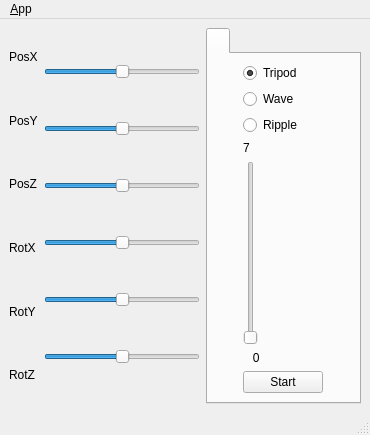
<?xml version="1.0" encoding="UTF-8"?>
<ui version="4.0">
 <class>MainWindowDesign</class>
 <widget class="QMainWindow" name="MainWindowDesign">
  <property name="geometry">
   <rect>
    <x>0</x>
    <y>0</y>
    <width>370</width>
    <height>435</height>
   </rect>
  </property>
  <property name="sizePolicy">
   <sizepolicy hsizetype="Preferred" vsizetype="Preferred">
    <horstretch>0</horstretch>
    <verstretch>0</verstretch>
   </sizepolicy>
  </property>
  <property name="windowTitle">
   <string>QRosApp</string>
  </property>
  <property name="windowIcon">
   <iconset resource="../resources/images.qrc">
    <normaloff>:/images/icon.png</normaloff>:/images/icon.png</iconset>
  </property>
  <property name="layoutDirection">
   <enum>Qt::LeftToRight</enum>
  </property>
  <property name="locale">
   <locale language="English" country="Australia"/>
  </property>
  <widget class="QWidget" name="centralwidget">
   <layout class="QHBoxLayout">
    <item>
     <layout class="QGridLayout" name="gridLayout_2">
      <item row="0" column="0">
       <widget class="QLabel" name="label">
        <property name="text">
         <string>PosX</string>
        </property>
       </widget>
      </item>
      <item row="3" column="0">
       <widget class="QLabel" name="label_2">
        <property name="text">
         <string>RotX</string>
        </property>
       </widget>
      </item>
      <item row="4" column="0">
       <widget class="QLabel" name="label_5">
        <property name="text">
         <string>RotY</string>
        </property>
       </widget>
      </item>
      <item row="2" column="0">
       <widget class="QLabel" name="label_4">
        <property name="text">
         <string>PosZ</string>
        </property>
       </widget>
      </item>
      <item row="1" column="0">
       <widget class="QLabel" name="label_3">
        <property name="text">
         <string>PosY</string>
        </property>
       </widget>
      </item>
      <item row="5" column="0">
       <widget class="QLabel" name="label_6">
        <property name="text">
         <string>RotZ</string>
        </property>
       </widget>
      </item>
     </layout>
    </item>
    <item>
     <layout class="QGridLayout" name="gridLayout">
      <item row="5" column="0">
       <widget class="QSlider" name="horizontalSlider_6">
        <property name="minimum">
         <number>-10</number>
        </property>
        <property name="maximum">
         <number>10</number>
        </property>
        <property name="orientation">
         <enum>Qt::Horizontal</enum>
        </property>
       </widget>
      </item>
      <item row="4" column="0">
       <widget class="QSlider" name="horizontalSlider_5">
        <property name="minimum">
         <number>-15</number>
        </property>
        <property name="maximum">
         <number>15</number>
        </property>
        <property name="orientation">
         <enum>Qt::Horizontal</enum>
        </property>
       </widget>
      </item>
      <item row="3" column="0">
       <widget class="QSlider" name="horizontalSlider_4">
        <property name="minimum">
         <number>-10</number>
        </property>
        <property name="maximum">
         <number>10</number>
        </property>
        <property name="orientation">
         <enum>Qt::Horizontal</enum>
        </property>
       </widget>
      </item>
      <item row="2" column="0">
       <widget class="QSlider" name="horizontalSlider_3">
        <property name="minimum">
         <number>-10</number>
        </property>
        <property name="maximum">
         <number>10</number>
        </property>
        <property name="orientation">
         <enum>Qt::Horizontal</enum>
        </property>
       </widget>
      </item>
      <item row="0" column="0">
       <widget class="QSlider" name="horizontalSlider">
        <property name="minimum">
         <number>-10</number>
        </property>
        <property name="maximum">
         <number>10</number>
        </property>
        <property name="orientation">
         <enum>Qt::Horizontal</enum>
        </property>
       </widget>
      </item>
      <item row="1" column="0">
       <widget class="QSlider" name="horizontalSlider_2">
        <property name="minimum">
         <number>-10</number>
        </property>
        <property name="maximum">
         <number>10</number>
        </property>
        <property name="orientation">
         <enum>Qt::Horizontal</enum>
        </property>
       </widget>
      </item>
     </layout>
    </item>
    <item>
     <widget class="QTabWidget" name="gridTabWidget">
      <widget class="QWidget" name="gridTabWidgetPage1">
       <attribute name="title">
        <string/>
       </attribute>
       <layout class="QGridLayout" name="gridLayout_6">
        <item row="6" column="0">
         <widget class="QPushButton" name="pushButton">
          <property name="text">
           <string>Start</string>
          </property>
         </widget>
        </item>
        <item row="4" column="0">
         <widget class="QSlider" name="verticalSlider">
          <property name="maximum">
           <number>7</number>
          </property>
          <property name="orientation">
           <enum>Qt::Vertical</enum>
          </property>
         </widget>
        </item>
        <item row="3" column="0">
         <widget class="QLabel" name="label_8">
          <property name="text">
           <string>7</string>
          </property>
         </widget>
        </item>
        <item row="5" column="0">
         <widget class="QLabel" name="label_9">
          <property name="text">
           <string>   0</string>
          </property>
         </widget>
        </item>
        <item row="0" column="0">
         <widget class="QRadioButton" name="radioButton">
          <property name="text">
           <string>Tripod</string>
          </property>
          <property name="checked">
           <bool>true</bool>
          </property>
         </widget>
        </item>
        <item row="1" column="0">
         <widget class="QRadioButton" name="radioButton_2">
          <property name="text">
           <string>Wave</string>
          </property>
         </widget>
        </item>
        <item row="2" column="0">
         <widget class="QRadioButton" name="radioButton_3">
          <property name="text">
           <string>Ripple</string>
          </property>
         </widget>
        </item>
       </layout>
      </widget>
     </widget>
    </item>
   </layout>
  </widget>
  <widget class="QMenuBar" name="menubar">
   <property name="geometry">
    <rect>
     <x>0</x>
     <y>0</y>
     <width>370</width>
     <height>25</height>
    </rect>
   </property>
   <widget class="QMenu" name="menu_File">
    <property name="title">
     <string>&amp;App</string>
    </property>
    <addaction name="action_Preferences"/>
    <addaction name="separator"/>
    <addaction name="actionAbout"/>
    <addaction name="actionAbout_Qt"/>
    <addaction name="separator"/>
    <addaction name="action_Quit"/>
   </widget>
   <addaction name="menu_File"/>
  </widget>
  <widget class="QStatusBar" name="statusbar"/>
  <action name="action_Quit">
   <property name="text">
    <string>&amp;Quit</string>
   </property>
   <property name="shortcut">
    <string>Ctrl+Q</string>
   </property>
   <property name="shortcutContext">
    <enum>Qt::ApplicationShortcut</enum>
   </property>
  </action>
  <action name="action_Preferences">
   <property name="text">
    <string>&amp;Preferences</string>
   </property>
  </action>
  <action name="actionAbout">
   <property name="text">
    <string>&amp;About</string>
   </property>
  </action>
  <action name="actionAbout_Qt">
   <property name="text">
    <string>About &amp;Qt</string>
   </property>
  </action>
 </widget>
 <resources>
  <include location="../resources/images.qrc"/>
 </resources>
 <connections>
  <connection>
   <sender>action_Quit</sender>
   <signal>triggered()</signal>
   <receiver>MainWindowDesign</receiver>
   <slot>close()</slot>
   <hints>
    <hint type="sourcelabel">
     <x>-1</x>
     <y>-1</y>
    </hint>
    <hint type="destinationlabel">
     <x>399</x>
     <y>299</y>
    </hint>
   </hints>
  </connection>
 </connections>
</ui>
